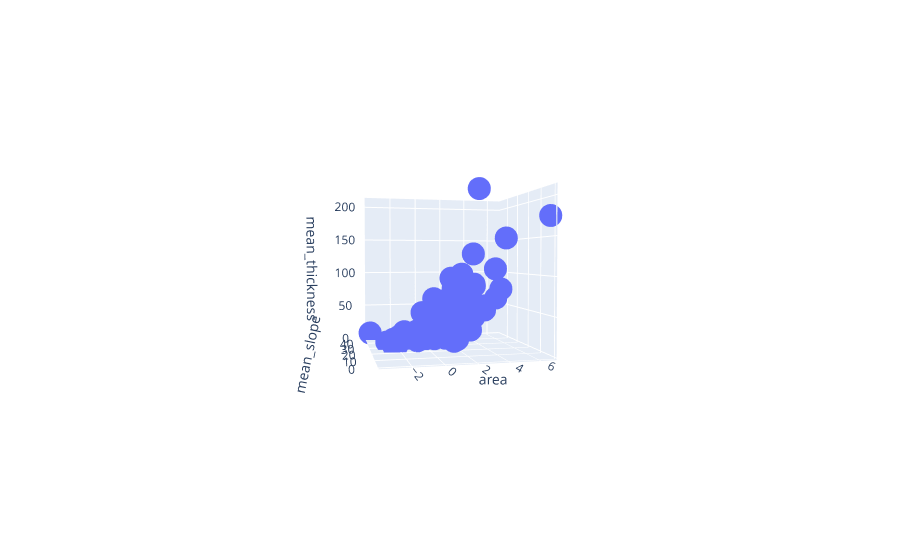

The notebook cell this image was saved under:
### Markdown cell above
### b) 3D Scatter plot using Plotly (1 point)

Use the plotly ``scatter_3d`` plot. Make sure to change the pandas series for log scales.

### Code cell
# solution
ds_nonan_log = ds_nonan.copy()
ds_nonan_log['area'] = np.log(ds_nonan.area)
px.scatter_3d(data_frame=ds_nonan_log, x='area',y='mean_slope',z='mean_thickness')

### Figure 1 — Plotly figure (JSON) as saved in the notebook; plotly's stock layout.template omitted (floating-point values rounded to 4 significant figures)
{"data": [{"hovertemplate": "area=%{x}<br>mean_slope=%{y}<br>mean_thickness=%{z}<extra></extra>", "legendgroup": "", "marker": {"color": "#636efa", "symbol": "circle"}, "mode": "markers", "name": "", "scene": "scene", "showlegend": false, "type": "scatter3d", "x": [1.065, 2.46, 1.639, 1.044, 1.783, -0.2877, 0.1655, 1.284, 1.75, 2.427, 1.433, 1.001, 6.714, 3.114, 1.163, 1.163, 1.224, 0, 0.6931, 1.03, 0.1823, 0.7885, 0.47, 1.668, 0.8329, 0.6931, 0.4055, 0.09531, 0.4055, 0.5306, 0.9555, 0, 0, 0, 0.4055, 0.7419, 0.09531, 0.5306, 1.03, 1.335, 1.065, -0.2231, 1.435, 0.9163, 0.7419, 0.3365, 0.6419, -0.1054, 0.4055, 1.037, 0, 2.272, 0, -2.517, -1.181, -2.477, -1.501, -2.244, -2.293, 2.571, -1.172, -1.655, 0.6335, -3.634, -1.489, -1.997, -1.199, -1.004, -0.5404, -0.94, -2.839, -0.9692, -1.198, -1.525, -0.4626, 1.172, -1.345, 1.679, 1.065, 2.152, 0.7419, 1.163, 2.407, 4.267, 1.015, 3.688, 3.353, 0.4637, 0, 1.124, 1.03, 0.5247, 0.08618, -0.5108, 0.8713, 1.047, -0.6221, 0.2203, 1.805, 0.4409, 1.087, 2.361, 1.386, 0.9555, 1.188, 0.7419, 0.9594, 1.908, -0.9943, 1.526], "y": [0, 0, 0, 0, 0, 0, 0, 0, 0, 0, 0, 0, 0, 0, 0, 0, 0, 0, 0, 0, 0, 0, 0, 0, 0, 0, 0, 0, 0, 0, 0, 0, 0, 0, 1, 0, 0, 0, 0, 0, 0, 0, 0, 0, 0, 0, 0, 0, 0, 0, 0, 12, 10, 22, 18, 22, 26, 33, 22, 13, 21, 26, 21, 48, 22, 27, 15, 17, 15, 20, 27, 17, 15, 22, 16, 10, 30, 14, 13, 7, 12, 13, 5, 6, 13, 3, 3, 20, 16, 17, 20, 20, 18, 23, 16, 12, 24, 20, 25, 10, 21, 9, 10, 9, 9, 13, 20, 6, 19, 14], "z": [58, 66, 56, 86, 90, 55, 34, 53, 53, 61, 53, 104, 175, 110, 76, 49, 49, 52, 43, 52, 47, 45, 49, 54, 67, 37, 39, 32, 58, 51, 50, 47, 47, 29, 31, 54, 49, 25, 48, 47, 45, 40, 49, 42, 27, 59, 36, 48, 33, 62, 61, 30, 26, 15, 17, 5, 12, 4, 6, 89, 22, 22, 65, 8, 17, 15, 23, 26, 19, 13, 8, 19, 29, 16, 25, 69, 15, 90, 70, 128, 60, 67, 208, 148, 97, 85, 74, 44, 70, 23, 28, 46, 44, 49, 51, 50, 16, 15, 58, 29, 41, 65, 57, 85, 68, 32, 47, 65, 27, 76]}], "layout": {"autosize": true, "legend": {"tracegroupgap": 0}, "margin": {"t": 60}, "scene": {"aspectmode": "auto", "aspectratio": {"x": 1, "y": 1, "z": 1}, "camera": {"center": {"x": 0, "y": 0, "z": 0}, "eye": {"x": -0.7477, "y": -3.132, "z": 0.08162}, "projection": {"type": "perspective"}, "up": {"x": 0, "y": 0, "z": 1}}, "domain": {"x": [0, 1], "y": [0, 1]}, "xaxis": {"title": {"text": "area"}, "type": "linear"}, "yaxis": {"title": {"text": "mean_slope"}, "type": "linear"}, "zaxis": {"title": {"text": "mean_thickness"}, "type": "linear"}}}}
